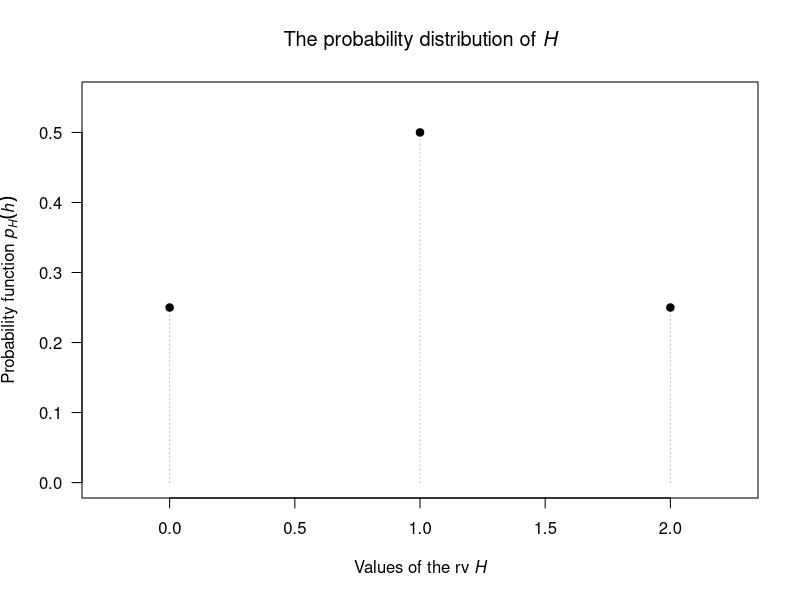
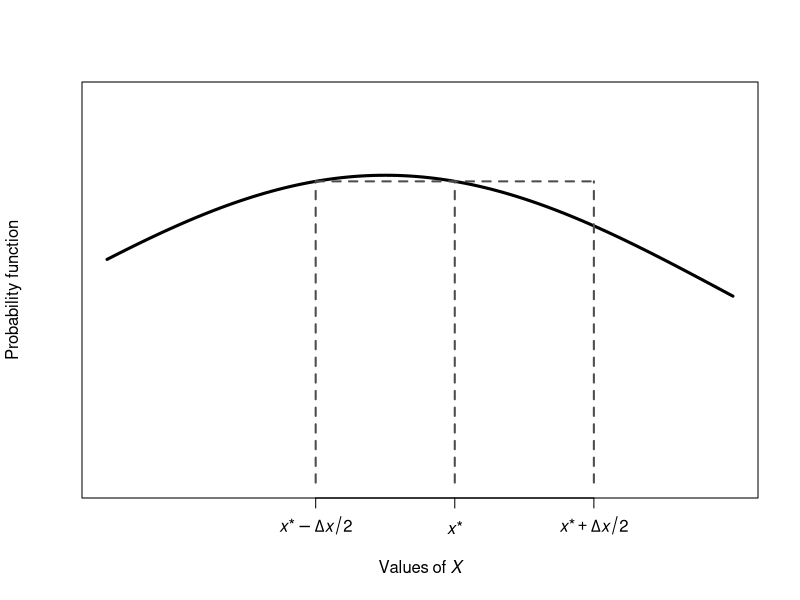

Source code (R) for these figures, in order: (Note: this script raises an error after producing the figures.)
## ---- chunk 1
LargestDieTable <- array( dim = c(2, 4)) 


LargestDieTable[1, ] <- as.character(2:5)
LargestDieTable[2, ] <- ( (2:5) - 1 ) / 10

if( knitr::is_latex_output() ) {
  rownames(LargestDieTable) <- c("$x$",
                                 "$\\Pr(X = x)$")
  knitr::kable(LargestDieTable,
               format = "latex",
               booktabs = TRUE,
               align = "r",
               longtable = FALSE,                
               escape = FALSE,
               caption = "A table showing the distribution of $X$, the largest number in two draws from an urn") %>%
    kable_styling(font_size = 10) %>%
    row_spec(0, bold = TRUE) 
}
if( knitr::is_html_output() ) {
  rownames(LargestDieTable) <- c("$x$",
                                 "Probability")
  knitr::kable(LargestDieTable,
               format = "html",
               booktabs = TRUE,
               align = "r",
               longtable = FALSE,                
               caption = "A table showing the distribution of $X$, the largest number in two draws from an urn") %>%
    row_spec(1, bold = TRUE)
}



## ---- chunk 2

## ---- chunk 3
TwoDieTable <- array( dim = c(2, 3)) 

rownames(TwoDieTable) <- c("$h$",
                           "$\\Pr(H = h)$")

TwoDieTable[1, ] <- as.character(0:2)
TwoDieTable[2, ] <- c(0.25, 0.50, 0.25)

if( knitr::is_latex_output() ) {
  knitr::kable(TwoDieTable,
               format = "latex",
               booktabs = TRUE,
               align = "r",
               longtable = FALSE,                
               escape = FALSE,
               caption = "A table showing the distribution of $H$, the number of heads in two tosses of a coin") %>%
    kable_styling(font_size = 10) %>%
    row_spec(0, bold = TRUE) 
}
if( knitr::is_html_output() ) {
  knitr::kable(TwoDieTable,
               escape = TRUE,
               format = "html",
               booktabs = TRUE,
               align = "r",
               longtable = FALSE,                
               caption = "A table showing the distribution of $H$, the number of heads in two tosses of a coin") %>%
    row_spec(1, bold = TRUE) 
}
## ---- chunk 4
plot( x = 0:2,
      y = c(0.25, 0.50, 0.25),
      ylim = c(0, 0.55),
      xlim = c(-0.25, 2.25), 
      type = "h",
      las = 1,
      lty = 3,
      col = "grey",
      main = expression(
        paste("The probability distribution of ", italic(H))
        ),
      xlab = expression(
        paste("Values of the rv ", italic(H) )
        ),
      ylab = expression(
        paste("Probability function ", italic(p)[italic(H)](italic(h)))
      )
)

points( x = 0:2,
        y = c(0.25, 0.5, 0.25),
        pch = 19)

## ---- chunk 5
xAt <- 6
deltax <- 4

xLo <- xAt - deltax/2
xHi <- xAt + deltax/2

x <- seq(1, 10,
         length = 100)
fx <- function(x) {
  dnorm(x, 
        mean = 5,
        sd = 5)
}

plot( fx(x) ~ x,
      type = "l",
      lwd = 3,
      axes = FALSE,
      ylim = c(0, 0.10),
      xlab = expression(Values~of~italic(X)),
      ylab = "Probability function")
axis(side = 1,
     at = c(xLo, xAt, xHi),
     labels = expression( italic(x)*"*" - Delta*italic(x)/2,
                          italic(x)*"*",
                          italic(x)*"*" + Delta*italic(x)/2))
box()

lines(x = c(xLo, xLo),
      y = c(0, fx(xLo)),
            lwd = 2,
            col = grey(0.3),
            lty = 2)
lines(x = c(xAt, xAt),
      y = c(0, fx(xAt)),
            lwd = 2,
            col = grey(0.3),
            lty = 2)
lines(x = c(xHi, xHi),
      y = c(0, fx(xLo)),
            lwd = 2,
            col = grey(0.3),
            lty = 2)
lines(x = c(xLo, xHi),
      y = c(fx(xAt), fx(xAt)),
            lwd = 2,
            col = grey(0.3),
            lty = 2)
xShade <- seq(xLo, xHi,
              length = 100)

polygon( x = c(min(xShade), xShade, max(xShade)),
         y = c(0, fx(xShade), 0),
         col = plotColour)
points(x = xAt,
      y = fx(xAt),
      cex = 1.5,
      pch = 19)
text(x = xAt,
     y = fx(xAt),
     pos = 3,
     labels = expression(italic(f)*(italic(x)*"*")) )
text(x = max(x),
     y = fx( max(x) ),
     pos = 3,
     labels = expression(italic(f)*(italic(x))) )


arrows(x0 = xLo,
       x1 = xHi,
       y0 = 0.02,
       y1 = 0.02,
       code = 3,
       angle = 15,
       length = 0.15)
text(x = xLo + 0.3 * (xHi - xLo), # Offset a bit
     y = 0.02,
     pos = 3,
     labels = expression(Delta*italic(x))) 

## ---- chunk 6
plot( x = c(-1, 2),
      y = c(0, 2),
      type = "n",
      las = 1,
      main = expression(
        paste("The probability distribution of ", italic(W))
        ),
      xlab = expression(
        paste("Values of the rv ", italic(W))
        ),
      ylab = expression(
        paste("The probability function ", italic(p)[italic(W)](italic(w)))
      )
)

polygon( x = c(0, 0.5, 0.5, 0),
         y = c(0, 1, 0, 0),
         col = plotColour1)
lines( x = c(-0.5, 0, 1),
       y = c(0, 0, 2),
       lwd = 2)
lines( x = c(-1, -0.5),
       y = c(0, 0),
       lwd = 2,
       lty = 3)
lines( x = c(1, 1.5),
       y = c(0, 0),
       lwd = 2)
lines( x = c(1.5, 2),
       y = c(0, 0),
       lwd = 2,
       lty = 3)
points(1, 2, 
       pch = 1)
points(1, 0, 
       pch = 19)
## ---- chunk 7
p <- 0.4
x <- seq(0, 4, 
         length = 100)
fy <- (1 - p) * exp( - x)
fy[1] <- 1 - p

Fy <- 0.4 + 0.6 * (1 - exp(-x ) )
F[1] <- p

plot(fy ~ x,
     lwd = 2,
     type = "l",
     xlim = c(-1, 4),
     xlab = expression(italic(Y)),
     ylab = expression(italic(f)[italic(y)](italic(y))),
     main = "Probability function",
     las = 1)
points( x = 0,
        y = 0.4,
        pch = 19)
points( x = 0,
        y = 0.6,
        pch = 1)

lines( x = c(-1, -0.5),
       y = c(0, 0),
       lwd = 2,
       lty = 2)
lines( x = c(-0.5, 0),
       y = c(0, 0),
       lwd = 2)
points( x = 0,
        y = 0,
        pch = 1)
## ---- chunk 8
plot( x = c(-1, 4),
      y = c(0, 1.05),
      type = "n",
      las = 1,
      main = expression(
        paste("The distribution function of ", italic(H))
        ),
      xlab = expression(italic(H)),
      ylab = expression(
        paste("Distribution function ",italic(F)[italic(H)](italic(h)))
      )
)

abline(h = c(0, 1),
       col = "grey")


lines( x = c(-0.5, -1),
       y = c(0, 0),
       lty = 2,
       lwd = 2)
lines( x = c(-0.5, 0),
       y = c(0, 0),
       lwd = 2)
lines( x = c(0, 1),
       y = c(0.25, 0.25),
       lwd = 2)
lines( x = c(1, 2),
       y = c(0.75, 0.75),
       lwd = 2)
lines( x = c(2, 3),
       y = c(1, 1),
       lwd = 2)
lines( x = c(3, 4),
       y = c(1, 1),
       lwd = 2,
       lty = 2)


points(0, 0, 
       pch = 1)
points(0, 0.25, 
       pch = 19)

points(1, 0.25, 
       pch = 1)
points(1, 0.75, 
       pch = 19)

points(2, 0.75, 
       pch = 1)
points(2, 1, 
       pch = 19)

## ---- chunk 9
p <- 0.4
x <- seq(0, 4, 
         length = 100)
fy <- (1 - p) * exp( - x)
fy[1] <- 1 - p

Fy <- 0.4 + 0.6 * (1 - exp(-x ) )
F[1] <- p

plot(fy ~ x,
     lwd = 2,
     type = "l",
     xlim = c(-1, 4),
     xlab = expression(italic(Y)),
     ylab = expression(italic(f)[italic(y)](italic(y))),
     main = "Probability function",
     las = 1)
points( x = 0,
        y = 0.4,
        pch = 19)
points( x = 0,
        y = 0.6,
        pch = 1)


# Indicate mass
arrows(x0 = -1,
       x1 = -0.075,
       y0 = 0.4,
       y1 = 0.4,
       col = "grey",
       length = 0.1,
       angle = 15)
text(x = -0.5,
     y = 0.4,
     label = expression(P(italic(Y)==0)),
     pos = 3)

lines( x = c(-1, -0.5),
       y = c(0, 0),
       lwd = 2,
       lty = 2)
lines( x = c(-0.5, 0),
       y = c(0, 0),
       lwd = 2)
points( x = 0,
        y = 0,
        pch = 1)
## ---- chunk 10
p <- 0.4
x <- seq(0, 4, 
         length = 100)
fy <- (1 - p) * exp( - x)
fy[1] <- 1 - p

Fy <- 0.4 + 0.6 * (1 - exp(-x ) )
F[1] <- p


plot(Fy ~ x,
     ylim = c(0, 1),
     xlim = c(-1, 4),
     lwd = 2,
     type = "l",
     xlab = expression(italic(Y)),
     ylab = expression(italic(F)[italic(y)](italic(y))),
     main = "Distribution function",
     las = 1)
points( x = 0,
        y = Fy[1],
        pch = 19)
points( x = 0,
        y = 0,
        pch = 1)
lines( x = c(-1, 0),
       y = c(0, 0),
       lwd = 2)
## ---- chunk 11
par(mfrow = c(1, 2))

xDF <-  c(8,  10,  11,  15, 17, 19)
yDF <- c(0, 0.1, 0.4, 0.9,  1,  1)

xPF <- c( 10,  11,  15,  17)
yPF <- c(0.1, 0.3, 0.5, 0.1)


###

plot(x = xDF, 
     y = yDF,
     xlab = expression(italic(X)),
     ylab = expression(Distribution~"function") ,
     main = expression(Distribution~"function"~of~italic(X)),
     las = 1,
     type = "n")
for (i in (1:(length(xDF) - 1) ) ) {
  lines( x = c(xDF[i], xDF[i + 1]),
         y = c(yDF[i], yDF[i]),
         lwd = 2)
  if (i > 1 ) {# Add 'include this point' points: solid dots
    points(x = xDF[i], 
           y = yDF[i],
           pch = 19)
  }
  if (i < (length(xDF) - 1) ) {# Add 'exclude this point' points: open diots
    points(x = xDF[i + 1],
           y = yDF[i],
           pch = 1)
  }
  
  # Arrows showing the change in the DF = PDF
  indent <- 0.03 # Amount by which arrows are shrunk from the points to make more visible
  if (i == 3 ){
    arrows( x0 = xDF[i],
            x1 = xDF[i],
            y0 = yDF[i] - indent,
            y1 = yDF[i - 1] + indent,
            code = 3, #arrow both ends
            angle = 15,
            col = "grey",
            length = 0.1)
    text(x = xDF[i],
         y = mean(yDF[(i-1): i]),
         label = "Change in df is\n0.3 at X = 11",
         cex = 0.9,
         pos = 4)
  }
  if (i == 4 ){
    arrows( x0 = xDF[i],
            x1 = xDF[i],
            y0 = yDF[i] - indent,
            y1 = yDF[i - 1] + indent,
            code = 3, #arrow both ends
            angle = 15,
            col = "grey",
            length = 0.1)
    text(x = xDF[i],
         y = mean(yDF[(i-1): i]),
         label = "Change in df\nis 0.5",
         cex = 0.9,
         pos = 4)
  }
}
grid()


###

plot(xPF, yPF,
     ylim = c(0, 0.55),
     xlab = expression(italic(X)),
     ylab = expression(Probability~"function"),
     main = expression(Probability~mass~"function"~of~italic(X)),
     las = 1,
     lty = 2,
     type = "h")
points(xPF, yPF,
       pch = 19)
## ---- chunk 12
par(mfrow = c(1, 2))

x <- seq(-1, 5, 
         length = 5000)
p <- seq(0, 1, 
         length = 5000)
yDF <- function(x){ ifelse(x < 0, 0, 1 - exp(-2*x) ) }
yQF <- function(x){ ifelse(x < 0, 0, -0.5*(log(1 - x) ) ) }
###

plot(x, 
     yDF(x),
     las = 1,
     type = "l",
     lwd = 2,
     xlab = expression(italic(X)),
     ylab = expression(Distribution~fn~italic(F)[italic(X)](italic(x))),
     main = expression(Distribution~"function"~of~italic(X)) )

# Show p = 0.75
xStar <- log(4)/2
qStar <- 0.75 
arrows(x0 = min(x),
       x1 = xStar,
       y0 = qStar,
       y1 = qStar,
       angle = 15,
       length = 0.10)
text(x = xStar,
     y = qStar,
     pos = 4,
     cex = 0.9,
     label = expression(italic(F)[italic(x)](italic(x)) == 3/4) )

arrows(x0 = xStar,
       x1 = xStar,
       y0 = qStar,
       y1 = 0,
       angle = 15,
       length = 0.10)
text(x = xStar,
     y = 0.1,
     pos = 4,
     cex = 0.9,
     label = expression(italic(x) == 0.6931) )
###

plot(p, 
     yQF(p),
     las = 1,
     type = "l",
     lwd = 2,
     xlab = expression(italic(p)),
     ylab = expression(Quantile~fn~italic(Q)[italic(X)](italic(p))),
     main = expression(Quantile~"function"~of~italic(X)) )

# Show p = 0.75
xStar <- log(4)/2
qStar <- 0.75 
arrows(x0 = min(p),
       x1 = qStar,
       y0 = xStar,
       y1 = xStar,
       code = 1,
       angle = 15,
       length = 0.10)
text(x = 0.4,
     y = qStar,
     pos = 3,
     cex = 0.9,
     label = expression(italic(Q)[italic(x)](italic(p)) == 0.6931) )

arrows(x0 = qStar,
       x1 = qStar,
       y0 = xStar,
       code = 1,
       y1 = 0,
       angle = 15,
       length = 0.10)
text(x = qStar,
     y = 0.25,
     pos = 4,
     cex = 0.9,
     label = expression( italic(p) == 3/4))
## ---- chunk 13
par(mfrow = c(1, 2))

xDF <-  c(8,  10,  11,  15, 17, 19)
yDF <- c(0, 0.1, 0.4, 0.9,  1,  1)

xPF <- c( 10,  11,  15,  17)
yPF <- c(0.1, 0.3, 0.5, 0.1)


###

plot(x = xDF, 
     y = yDF,
     xlab = expression(italic(X)),
     ylab = expression(Distribution~"function") ,
     main = expression(Distribution~"function"~of~italic(X)),
     las = 1,
     type = "n")
for (i in (1:(length(xDF) - 1) ) ) {
  lines( x = c(xDF[i], xDF[i + 1]),
         y = c(yDF[i], yDF[i]),
         lwd = 2)
  if (i > 1 ) {# Add 'include this point' points: solid dots
    points(x = xDF[i], 
           y = yDF[i],
           pch = 19)
  }
  if (i < (length(xDF) - 1) ) {# Add 'exclude this point' points: open diots
    points(x = xDF[i + 1],
           y = yDF[i],
           pch = 1)
  }
}
abline(v = xDF,
       col = "grey",
       lty = 2)
###

yQ <- c(0, 5,  10,  11,  15, 17, 18)
xQ <- c(0, 0, 0.1, 0.4, 0.9,  1,  1)

plot(x = xQ, 
     y = yQ,
     xlab = expression(italic(X)),
     ylab = expression(Quantile~"function") ,
     main = expression(Quantile~"function"~of~italic(X)),
     las = 1,
     type = "n")

for (i in (1:(length(xQ) - 1))){
  lines(x = c(xQ[i], xQ[i + 1]),
        y = c(yQ[i], yQ[i]),
        lwd = 2)
  
  points(x = xQ[i],
        y = yQ[i],
        pch = 19)
  points(x = xQ[i + 1],
        y = yQ[i],
        pch = 1)
}
abline(v = xQ,
       col = "grey",
       lty = 2)

## ---- chunk 14
set.seed(847126)
## ---- chunk 15
runif(10) # '10' here means to generate 10 random numbers between 0 and 1
## ---- chunk 16
# Create an R function for the quantile function
quantileFn <- function(p){ -log(1 - p) / 2}

# Create 2000 random numbers between 0 and 1
rnos <- runif(2000)

# Random numbers from the specified distribution
rSpecified <- quantileFn(rnos)

# A histogram of these random numbers should have a shape like the density fn
hist(rSpecified)
## ---- chunk 17
par(mfrow = c(1, 2))
x <- seq(0, 4.5,
         length = 100)
fx <- function(x){ifelse(x < 0, 0, 2 * exp(-2 * x))}

plot( fx(x) ~ x,
      type ="l",
      lwd = 2,
      las = 1,
      xlim = c(0, 4.5),
      main = "The target distribution",
      xlab = expression(italic(X)),
      ylab = expression(Density~fn) )
hist(rSpecified, 
     xlab = expression(italic(X)),
     ylab = expression(Number~of~values),
     main = "Random numbers",
     xlim = c(0, 4.5),
     las = 1)
## ---- chunk 18
RainArray <- array( dim = c(12, 2) )

Rain12 <- read.csv("Data/IDCJAC0001_044021/IDCJAC0001_044021_Data12.csv", 
                   na.strings = "null")
RainDec <- Rain12$Dec
RainJun <- Rain12$Jun

breaks <- c( 0, 0.01, 20,
             seq(40, 220, by = 20) )
outDec <- hist(RainDec,
               breaks = breaks,
               plot = FALSE)
outJun <- hist(RainJun, 
               breaks = breaks,
               plot = FALSE)

RainArray[, 1] <- outJun$counts
RainArray[, 2] <- outDec$counts
colnames(RainArray) <- c("June",
                         "December")
rownames(RainArray) <- c("Zero rainfall", 
           "$0 < R < 20$",
           "$20 \\le R < 40$",
           "$40 \\le R < 60$",
           "$60 \\le R < 80$",
           "$80 \\le R < 100$",
           "$100 \\le R < 120$",
           "$120 \\le R < 140$",
           "$140 \\le R < 160$",
           "$160 \\le R < 180$",
           "$180 \\le R < 200$",
           "$200 \\le R < 220$")


if( knitr::is_latex_output() ) {
  knitr::kable(RainArray,
               format = "latex",
               booktabs = TRUE,
               align = "r",
               longtable = FALSE,                
               escape = FALSE,
               caption = "The monthly rainfall in Charleville, in mm, from 1942 to 2022: The number of months with the indicated rainfall") %>%
    kable_styling(font_size = 10) %>%
    row_spec(0, bold = TRUE) 
}
if( knitr::is_html_output() ) {
  rownames(RainArray) <- c("Zero rainfall", 
             "Over 0 to under 20",
             "20 to under 40",
             "40  to under  60",
             "60  to under  80",
             "80  to under  100",
             "100  to under  120",
             "120  to under  140",
             "140  to under  160",
             "160  to under  180",
             "180  to under  200",
             "200  to under  220")
knitr::kable(RainArray,
               escape = FALSE,
               format = "html",
               booktabs = TRUE,
               align = "r",
               longtable = FALSE,                
               caption = "The monthly rainfall in Charleville, in mm, from 1942 to 2022: The number of months with the indicated rainfall") %>%
    row_spec(0, bold = TRUE) 
}



